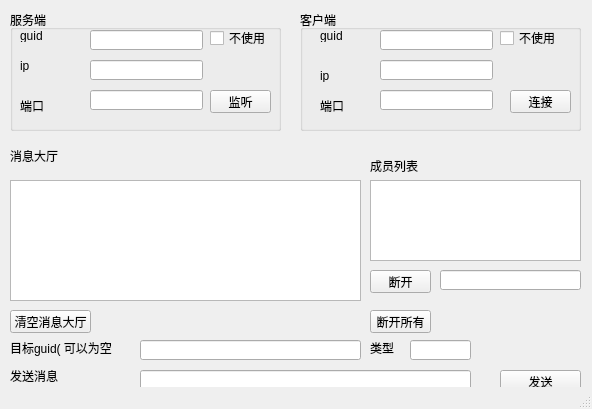
<?xml version="1.0" encoding="UTF-8"?>
<ui version="4.0">
 <class>MainWindow</class>
 <widget class="QMainWindow" name="MainWindow">
  <property name="geometry">
   <rect>
    <x>0</x>
    <y>0</y>
    <width>592</width>
    <height>409</height>
   </rect>
  </property>
  <property name="windowTitle">
   <string>MainWindow</string>
  </property>
  <widget class="QWidget" name="centralWidget">
   <widget class="QGroupBox" name="groupBox">
    <property name="geometry">
     <rect>
      <x>10</x>
      <y>10</y>
      <width>271</width>
      <height>121</height>
     </rect>
    </property>
    <property name="title">
     <string>服务端</string>
    </property>
    <widget class="QLabel" name="label">
     <property name="geometry">
      <rect>
       <x>10</x>
       <y>90</y>
       <width>54</width>
       <height>12</height>
      </rect>
     </property>
     <property name="text">
      <string>端口</string>
     </property>
    </widget>
    <widget class="QLineEdit" name="edit_port2">
     <property name="geometry">
      <rect>
       <x>80</x>
       <y>80</y>
       <width>113</width>
       <height>20</height>
      </rect>
     </property>
    </widget>
    <widget class="QPushButton" name="btn_listen">
     <property name="geometry">
      <rect>
       <x>200</x>
       <y>80</y>
       <width>61</width>
       <height>23</height>
      </rect>
     </property>
     <property name="text">
      <string>监听</string>
     </property>
    </widget>
    <widget class="QLineEdit" name="edit_name1">
     <property name="geometry">
      <rect>
       <x>80</x>
       <y>20</y>
       <width>113</width>
       <height>20</height>
      </rect>
     </property>
    </widget>
    <widget class="QLabel" name="label_2">
     <property name="geometry">
      <rect>
       <x>10</x>
       <y>20</y>
       <width>54</width>
       <height>12</height>
      </rect>
     </property>
     <property name="text">
      <string>guid</string>
     </property>
    </widget>
    <widget class="QLineEdit" name="edit_ip2">
     <property name="geometry">
      <rect>
       <x>80</x>
       <y>50</y>
       <width>113</width>
       <height>20</height>
      </rect>
     </property>
    </widget>
    <widget class="QLabel" name="label_10">
     <property name="geometry">
      <rect>
       <x>10</x>
       <y>50</y>
       <width>54</width>
       <height>12</height>
      </rect>
     </property>
     <property name="text">
      <string>ip</string>
     </property>
    </widget>
    <widget class="QCheckBox" name="check_not_use_uuid_s">
     <property name="geometry">
      <rect>
       <x>200</x>
       <y>20</y>
       <width>71</width>
       <height>16</height>
      </rect>
     </property>
     <property name="text">
      <string>不使用</string>
     </property>
    </widget>
   </widget>
   <widget class="QGroupBox" name="groupBox_2">
    <property name="geometry">
     <rect>
      <x>300</x>
      <y>10</y>
      <width>281</width>
      <height>121</height>
     </rect>
    </property>
    <property name="title">
     <string>客户端</string>
    </property>
    <widget class="QLabel" name="label_3">
     <property name="geometry">
      <rect>
       <x>20</x>
       <y>90</y>
       <width>54</width>
       <height>12</height>
      </rect>
     </property>
     <property name="text">
      <string>端口</string>
     </property>
    </widget>
    <widget class="QLineEdit" name="edit_port1">
     <property name="geometry">
      <rect>
       <x>80</x>
       <y>80</y>
       <width>113</width>
       <height>20</height>
      </rect>
     </property>
    </widget>
    <widget class="QPushButton" name="btn_connect">
     <property name="geometry">
      <rect>
       <x>210</x>
       <y>80</y>
       <width>61</width>
       <height>23</height>
      </rect>
     </property>
     <property name="text">
      <string>连接</string>
     </property>
    </widget>
    <widget class="QLineEdit" name="edit_name2">
     <property name="geometry">
      <rect>
       <x>80</x>
       <y>20</y>
       <width>113</width>
       <height>20</height>
      </rect>
     </property>
    </widget>
    <widget class="QLabel" name="label_4">
     <property name="geometry">
      <rect>
       <x>20</x>
       <y>20</y>
       <width>54</width>
       <height>12</height>
      </rect>
     </property>
     <property name="text">
      <string>guid</string>
     </property>
    </widget>
    <widget class="QLabel" name="label_11">
     <property name="geometry">
      <rect>
       <x>20</x>
       <y>60</y>
       <width>54</width>
       <height>12</height>
      </rect>
     </property>
     <property name="text">
      <string>ip</string>
     </property>
    </widget>
    <widget class="QLineEdit" name="edit_ip1">
     <property name="geometry">
      <rect>
       <x>80</x>
       <y>50</y>
       <width>113</width>
       <height>20</height>
      </rect>
     </property>
    </widget>
    <widget class="QCheckBox" name="check_not_use_uuid_c">
     <property name="geometry">
      <rect>
       <x>200</x>
       <y>20</y>
       <width>71</width>
       <height>16</height>
      </rect>
     </property>
     <property name="text">
      <string>不使用</string>
     </property>
    </widget>
   </widget>
   <widget class="QTextEdit" name="edit_context">
    <property name="geometry">
     <rect>
      <x>10</x>
      <y>180</y>
      <width>351</width>
      <height>121</height>
     </rect>
    </property>
   </widget>
   <widget class="QLineEdit" name="edit_msg">
    <property name="geometry">
     <rect>
      <x>140</x>
      <y>370</y>
      <width>331</width>
      <height>20</height>
     </rect>
    </property>
   </widget>
   <widget class="QPushButton" name="btn_send">
    <property name="geometry">
     <rect>
      <x>500</x>
      <y>370</y>
      <width>81</width>
      <height>23</height>
     </rect>
    </property>
    <property name="text">
     <string>发送</string>
    </property>
   </widget>
   <widget class="QListView" name="lv_user">
    <property name="geometry">
     <rect>
      <x>370</x>
      <y>180</y>
      <width>211</width>
      <height>81</height>
     </rect>
    </property>
   </widget>
   <widget class="QLineEdit" name="edit_dst">
    <property name="geometry">
     <rect>
      <x>140</x>
      <y>340</y>
      <width>221</width>
      <height>20</height>
     </rect>
    </property>
   </widget>
   <widget class="QLabel" name="label_5">
    <property name="geometry">
     <rect>
      <x>10</x>
      <y>340</y>
      <width>121</width>
      <height>16</height>
     </rect>
    </property>
    <property name="text">
     <string>目标guid( 可以为空</string>
    </property>
   </widget>
   <widget class="QLabel" name="label_6">
    <property name="geometry">
     <rect>
      <x>10</x>
      <y>370</y>
      <width>54</width>
      <height>12</height>
     </rect>
    </property>
    <property name="text">
     <string>发送消息</string>
    </property>
   </widget>
   <widget class="QLabel" name="label_7">
    <property name="geometry">
     <rect>
      <x>10</x>
      <y>150</y>
      <width>54</width>
      <height>12</height>
     </rect>
    </property>
    <property name="text">
     <string>消息大厅</string>
    </property>
   </widget>
   <widget class="QLabel" name="label_8">
    <property name="geometry">
     <rect>
      <x>370</x>
      <y>160</y>
      <width>54</width>
      <height>12</height>
     </rect>
    </property>
    <property name="text">
     <string>成员列表</string>
    </property>
   </widget>
   <widget class="QLineEdit" name="edit_type">
    <property name="geometry">
     <rect>
      <x>410</x>
      <y>340</y>
      <width>61</width>
      <height>20</height>
     </rect>
    </property>
   </widget>
   <widget class="QLabel" name="label_9">
    <property name="geometry">
     <rect>
      <x>370</x>
      <y>340</y>
      <width>31</width>
      <height>16</height>
     </rect>
    </property>
    <property name="text">
     <string>类型</string>
    </property>
   </widget>
   <widget class="QPushButton" name="btn_clear">
    <property name="geometry">
     <rect>
      <x>10</x>
      <y>310</y>
      <width>81</width>
      <height>23</height>
     </rect>
    </property>
    <property name="text">
     <string>清空消息大厅</string>
    </property>
   </widget>
   <widget class="QPushButton" name="btn_disconnect">
    <property name="geometry">
     <rect>
      <x>370</x>
      <y>270</y>
      <width>61</width>
      <height>23</height>
     </rect>
    </property>
    <property name="text">
     <string>断开</string>
    </property>
   </widget>
   <widget class="QPushButton" name="btn_disconnect_all">
    <property name="geometry">
     <rect>
      <x>370</x>
      <y>310</y>
      <width>61</width>
      <height>23</height>
     </rect>
    </property>
    <property name="text">
     <string>断开所有</string>
    </property>
   </widget>
   <widget class="QLineEdit" name="edit_disconnect_uuid">
    <property name="geometry">
     <rect>
      <x>440</x>
      <y>270</y>
      <width>141</width>
      <height>20</height>
     </rect>
    </property>
   </widget>
  </widget>
  <widget class="QStatusBar" name="statusBar"/>
 </widget>
 <layoutdefault spacing="6" margin="11"/>
 <resources/>
 <connections/>
</ui>
